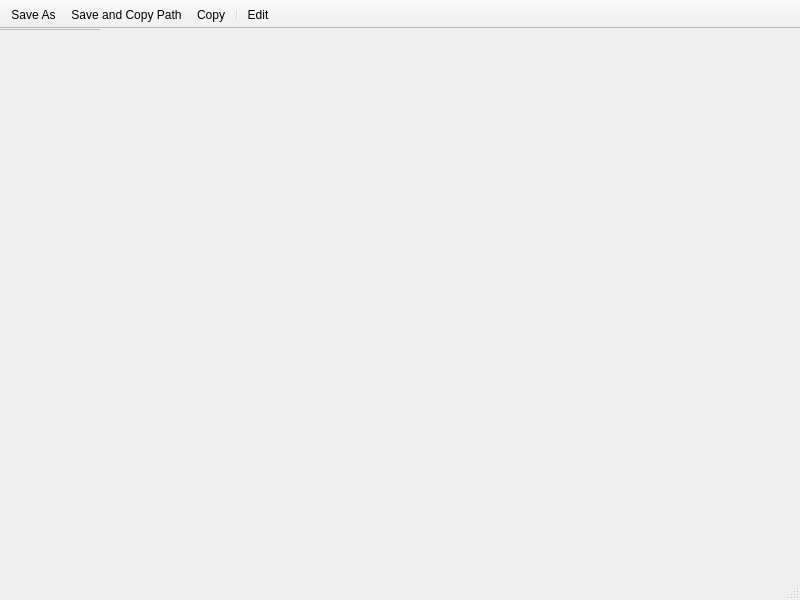
<?xml version="1.0" encoding="UTF-8"?>
<ui version="4.0">
 <class>EditorWindow</class>
 <widget class="QMainWindow" name="EditorWindow">
  <property name="geometry">
   <rect>
    <x>0</x>
    <y>0</y>
    <width>800</width>
    <height>600</height>
   </rect>
  </property>
  <property name="windowTitle">
   <string>Glimpse</string>
  </property>
  <widget class="QScrollArea" name="scrollArea">
   <property name="backgroundRole">
    <enum>QPalette::Dark</enum>
   </property>
   <property name="widgetResizable">
    <bool>true</bool>
   </property>
   <widget class="QWidget" name="scrollAreaContents">
    <layout class="QVBoxLayout" name="canvasLayout">
     <property name="leftMargin">
      <number>0</number>
     </property>
     <property name="topMargin">
      <number>0</number>
     </property>
     <property name="rightMargin">
      <number>0</number>
     </property>
     <property name="bottomMargin">
      <number>0</number>
     </property>
     <item>
      <widget class="QLabel" name="canvas">
       <property name="alignment">
        <set>Qt::AlignCenter</set>
       </property>
      </widget>
     </item>
    </layout>
   </widget>
  </widget>
  <widget class="QToolBar" name="fileToolBar">
   <property name="windowTitle">
    <string>File</string>
   </property>
   <property name="movable">
    <bool>false</bool>
   </property>
   <property name="iconSize">
    <size>
     <width>24</width>
     <height>24</height>
    </size>
   </property>
   <property name="toolButtonStyle">
    <enum>Qt::ToolButtonIconOnly</enum>
   </property>
   <attribute name="toolBarArea">
    <enum>TopToolBarArea</enum>
   </attribute>
   <attribute name="toolBarBreak">
    <bool>false</bool>
   </attribute>
   <addaction name="actionSaveAs"/>
   <addaction name="actionSaveCopyPath"/>
   <addaction name="actionCopy"/>
   <addaction name="separator"/>
   <addaction name="actionEdit"/>
  </widget>
  <widget class="QStatusBar" name="statusbar"/>
  <action name="actionSaveAs">
   <property name="icon">
    <iconset resource="../../resources/glimpse.qrc">
     <normaloff>:/icons/save.svg</normaloff>:/icons/save.svg</iconset>
   </property>
   <property name="text">
    <string>Save As...</string>
   </property>
   <property name="shortcut">
    <string notr="true">Ctrl+S</string>
   </property>
  </action>
  <action name="actionSaveCopyPath">
   <property name="icon">
    <iconset resource="../../resources/glimpse.qrc">
     <normaloff>:/icons/file_save.svg</normaloff>:/icons/file_save.svg</iconset>
   </property>
   <property name="text">
    <string>Save and Copy Path...</string>
   </property>
   <property name="toolTip">
    <string>Save, then copy the file's full path to the clipboard</string>
   </property>
   <property name="shortcut">
    <string notr="true">Ctrl+Shift+S</string>
   </property>
  </action>
  <action name="actionCopy">
   <property name="icon">
    <iconset resource="../../resources/glimpse.qrc">
     <normaloff>:/icons/content_copy.svg</normaloff>:/icons/content_copy.svg</iconset>
   </property>
   <property name="text">
    <string>Copy</string>
   </property>
   <property name="shortcut">
    <string notr="true">Ctrl+C</string>
   </property>
  </action>
  <action name="actionEdit">
   <property name="icon">
    <iconset resource="../../resources/glimpse.qrc">
     <normaloff>:/icons/edit.svg</normaloff>:/icons/edit.svg</iconset>
   </property>
   <property name="text">
    <string>Edit...</string>
   </property>
   <property name="toolTip">
    <string>Edit in the annotation editor</string>
   </property>
   <property name="shortcut">
    <string notr="true">Ctrl+E</string>
   </property>
  </action>
  <action name="actionClose">
   <property name="text">
    <string>Close</string>
   </property>
   <property name="shortcut">
    <string notr="true">Esc</string>
   </property>
  </action>
 </widget>
 <resources>
  <include location="../../resources/glimpse.qrc"/>
 </resources>
 <connections/>
</ui>
